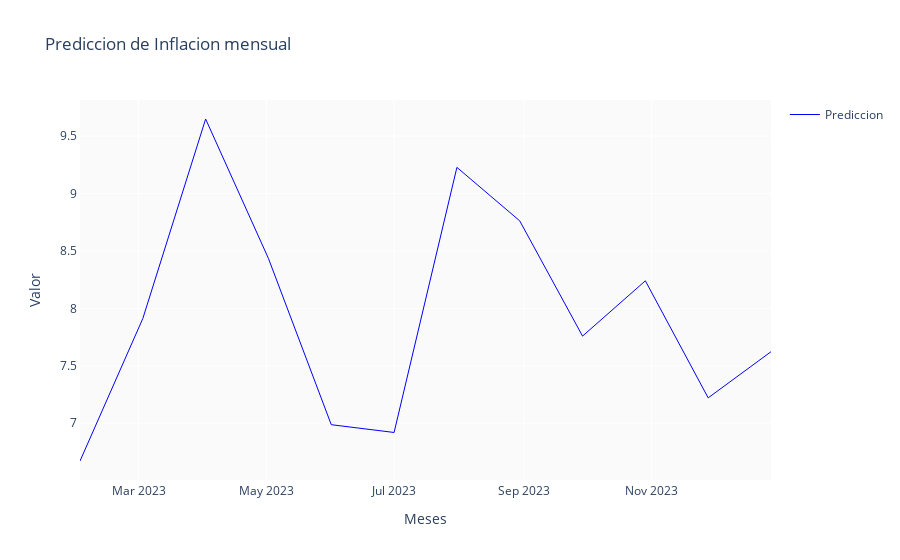

The cell this chart's notebook holds for it:
### Code cell
import plotly.graph_objs as go
import plotly.offline as pyo

trace = go.Scatter(x=x, y=y, mode='lines', line=dict(color='blue', width=1), name='Prediccion')
data = [trace]

layout = go.Layout(title='Prediccion de Inflacion mensual', 
                  xaxis=dict(title='Meses', gridcolor='rgb(255,255,255)', zerolinecolor='rgb(255,255,255)', showgrid=True, showline=True),
                  yaxis=dict(title='Valor', gridcolor='rgb(255,255,255)', zerolinecolor='rgb(255,255,255)', showgrid=True, showline=True),
                  showlegend=True, plot_bgcolor='rgb(250,250,250)')

fig = go.Figure(data=data, layout=layout)
pyo.iplot(fig)

### Figure 1 — Plotly figure (JSON) as saved in the notebook; plotly's stock layout.template omitted (floating-point values rounded to 4 significant figures)
{"data": [{"line": {"color": "blue", "width": 1}, "mode": "lines", "name": "Prediccion", "type": "scatter", "x": ["2023-02-01", "2023-03-03", "2023-04-02", "2023-05-02", "2023-06-01", "2023-07-01", "2023-07-31", "2023-08-30", "2023-09-29", "2023-10-29", "2023-11-28", "2023-12-28"], "y": [6.671, 7.912, 9.649, 8.435, 6.987, 6.919, 9.228, 8.762, 7.759, 8.24, 7.221, 7.623]}], "layout": {"plot_bgcolor": "rgb(250,250,250)", "showlegend": true, "title": {"text": "Prediccion de Inflacion mensual"}, "xaxis": {"gridcolor": "rgb(255,255,255)", "showgrid": true, "showline": true, "title": {"text": "Meses"}, "zerolinecolor": "rgb(255,255,255)"}, "yaxis": {"gridcolor": "rgb(255,255,255)", "showgrid": true, "showline": true, "title": {"text": "Valor"}, "zerolinecolor": "rgb(255,255,255)"}}}
